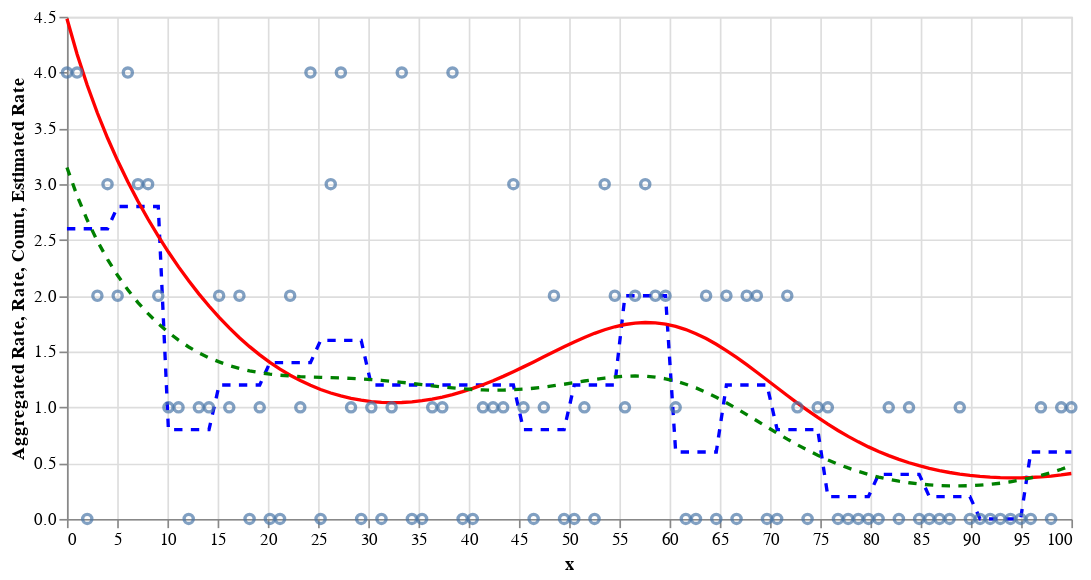

The cell this chart's notebook holds for it:
### Code cell
df_plot['rate_est'] = df_sum['mean'].values

rate = (
  alt.Chart(df_plot)
  .mark_line(color='red')
  .encode(
		x=alt.X('x', title='x'),
		y=alt.Y('rate', title='Rate'),
	)
)

rate_est = (
  alt.Chart(df_plot)
	.mark_line(color='green', strokeDash=[5, 5])  # Changed
	.encode(
		x=alt.X('x', title='x'),
		y=alt.Y('rate_est', title='Estimated Rate'),
	)
)

count = alt.Chart(df_plot).mark_point().encode(
	x=alt.X('x', title='x'),
	y=alt.Y('y', title='Count'),
)

rate_agg = (
  alt.Chart(df_plot)
  .mark_line(color='blue', strokeDash=[5, 5])  # Changed color and added dashed line to distinguish
  .encode(
		x=alt.X('x', title='x'),
		y=alt.Y('rate_agg', title='Aggregated Rate'),
	)
)

(rate_agg + rate + count + rate_est).properties(width=600)

### Figure 1 — Vega-Lite specification as saved in the notebook (floating-point values rounded to 4 significant figures)
{"config": {"view": {"continuousWidth": 300, "continuousHeight": 300}}, "layer": [{"mark": {"type": "line", "color": "blue", "strokeDash": [5, 5]}, "encoding": {"x": {"field": "x", "title": "x", "type": "quantitative"}, "y": {"field": "rate_agg", "title": "Aggregated Rate", "type": "quantitative"}}}, {"mark": {"type": "line", "color": "red"}, "encoding": {"x": {"field": "x", "title": "x", "type": "quantitative"}, "y": {"field": "rate", "title": "Rate", "type": "quantitative"}}}, {"mark": {"type": "point"}, "encoding": {"x": {"field": "x", "title": "x", "type": "quantitative"}, "y": {"field": "y", "title": "Count", "type": "quantitative"}}}, {"mark": {"type": "line", "color": "green", "strokeDash": [5, 5]}, "encoding": {"x": {"field": "x", "title": "x", "type": "quantitative"}, "y": {"field": "rate_est", "title": "Estimated Rate", "type": "quantitative"}}}], "data": {"name": "data-04416d216bf1ef723492d6bd50ef469c"}, "width": 600, "$schema": "https://vega.github.io/schema/vega-lite/v5.8.0.json", "datasets": {"data-04416d216bf1ef723492d6bd50ef469c": [{"x": 0.0, "log_exposure": 1.0, "f": 0.5, "rate": 4.482, "y": 4, "y_agg": 13, "N": 5, "rate_agg": 2.6, "rate_est": 3.149}, {"x": 1.01, "log_exposure": 0.9039, "f": 0.5227, "rate": 4.165, "y": 4, "y_agg": 13, "N": 5, "rate_agg": 2.6, "rate_est": 2.895}, {"x": 2.02, "log_exposure": 0.8171, "f": 0.5403, "rate": 3.886, "y": 0, "y_agg": 13, "N": 5, "rate_agg": 2.6, "rate_est": 2.678}, {"x": 3.03, "log_exposure": 0.7386, "f": 0.5527, "rate": 3.637, "y": 2, "y_agg": 13, "N": 5, "rate_agg": 2.6, "rate_est": 2.49}, {"x": 4.04, "log_exposure": 0.6676, "f": 0.5601, "rate": 3.413, "y": 3, "y_agg": 13, "N": 5, "rate_agg": 2.6, "rate_est": 2.326}, {"x": 5.051, "log_exposure": 0.6035, "f": 0.5625, "rate": 3.209, "y": 2, "y_agg": 14, "N": 5, "rate_agg": 2.8, "rate_est": 2.181}, {"x": 6.061, "log_exposure": 0.5455, "f": 0.5602, "rate": 3.021, "y": 4, "y_agg": 14, "N": 5, "rate_agg": 2.8, "rate_est": 2.053}, {"x": 7.071, "log_exposure": 0.4931, "f": 0.5532, "rate": 2.847, "y": 3, "y_agg": 14, "N": 5, "rate_agg": 2.8, "rate_est": 1.939}, {"x": 8.081, "log_exposure": 0.4457, "f": 0.542, "rate": 2.685, "y": 3, "y_agg": 14, "N": 5, "rate_agg": 2.8, "rate_est": 1.839}, {"x": 9.091, "log_exposure": 0.4029, "f": 0.5268, "rate": 2.534, "y": 2, "y_agg": 14, "N": 5, "rate_agg": 2.8, "rate_est": 1.749}, {"x": 10.1, "log_exposure": 0.3642, "f": 0.5078, "rate": 2.392, "y": 1, "y_agg": 4, "N": 5, "rate_agg": 0.8, "rate_est": 1.671}, {"x": 11.11, "log_exposure": 0.3292, "f": 0.4855, "rate": 2.259, "y": 1, "y_agg": 4, "N": 5, "rate_agg": 0.8, "rate_est": 1.602}, {"x": 12.12, "log_exposure": 0.2976, "f": 0.4603, "rate": 2.134, "y": 0, "y_agg": 4, "N": 5, "rate_agg": 0.8, "rate_est": 1.541}, {"x": 13.13, "log_exposure": 0.269, "f": 0.4326, "rate": 2.017, "y": 1, "y_agg": 4, "N": 5, "rate_agg": 0.8, "rate_est": 1.489}, {"x": 14.14, "log_exposure": 0.2431, "f": 0.4028, "rate": 1.908, "y": 1, "y_agg": 4, "N": 5, "rate_agg": 0.8, "rate_est": 1.444}, {"x": 15.15, "log_exposure": 0.2198, "f": 0.3714, "rate": 1.806, "y": 2, "y_agg": 6, "N": 5, "rate_agg": 1.2, "rate_est": 1.407}, {"x": 16.16, "log_exposure": 0.1987, "f": 0.3388, "rate": 1.712, "y": 1, "y_agg": 6, "N": 5, "rate_agg": 1.2, "rate_est": 1.375}, {"x": 17.17, "log_exposure": 0.1796, "f": 0.3055, "rate": 1.624, "y": 2, "y_agg": 6, "N": 5, "rate_agg": 1.2, "rate_est": 1.349}, {"x": 18.18, "log_exposure": 0.1623, "f": 0.272, "rate": 1.544, "y": 0, "y_agg": 6, "N": 5, "rate_agg": 1.2, "rate_est": 1.327}, {"x": 19.19, "log_exposure": 0.1467, "f": 0.2388, "rate": 1.47, "y": 1, "y_agg": 6, "N": 5, "rate_agg": 1.2, "rate_est": 1.311}, {"x": 20.2, "log_exposure": 0.1326, "f": 0.2062, "rate": 1.403, "y": 0, "y_agg": 7, "N": 5, "rate_agg": 1.4, "rate_est": 1.298}, {"x": 21.21, "log_exposure": 0.1199, "f": 0.1748, "rate": 1.343, "y": 0, "y_agg": 7, "N": 5, "rate_agg": 1.4, "rate_est": 1.288}, {"x": 22.22, "log_exposure": 0.1084, "f": 0.1449, "rate": 1.288, "y": 2, "y_agg": 7, "N": 5, "rate_agg": 1.4, "rate_est": 1.281}, {"x": 23.23, "log_exposure": 0.09796, "f": 0.117, "rate": 1.24, "y": 1, "y_agg": 7, "N": 5, "rate_agg": 1.4, "rate_est": 1.275}, {"x": 24.24, "log_exposure": 0.08855, "f": 0.09141, "rate": 1.197, "y": 4, "y_agg": 7, "N": 5, "rate_agg": 1.4, "rate_est": 1.272}, {"x": 25.25, "log_exposure": 0.08004, "f": 0.06845, "rate": 1.16, "y": 0, "y_agg": 8, "N": 5, "rate_agg": 1.6, "rate_est": 1.269}, {"x": 26.26, "log_exposure": 0.07235, "f": 0.04843, "rate": 1.128, "y": 3, "y_agg": 8, "N": 5, "rate_agg": 1.6, "rate_est": 1.266}, {"x": 27.27, "log_exposure": 0.0654, "f": 0.03161, "rate": 1.102, "y": 4, "y_agg": 8, "N": 5, "rate_agg": 1.6, "rate_est": 1.263}, {"x": 28.28, "log_exposure": 0.05911, "f": 0.01822, "rate": 1.08, "y": 1, "y_agg": 8, "N": 5, "rate_agg": 1.6, "rate_est": 1.259}, {"x": 29.29, "log_exposure": 0.05343, "f": 0.008411, "rate": 1.064, "y": 0, "y_agg": 8, "N": 5, "rate_agg": 1.6, "rate_est": 1.254}, {"x": 30.3, "log_exposure": 0.0483, "f": 0.002319, "rate": 1.052, "y": 1, "y_agg": 6, "N": 5, "rate_agg": 1.2, "rate_est": 1.249}, {"x": 31.31, "log_exposure": 0.04366, "f": 1.981e-05, "rate": 1.045, "y": 0, "y_agg": 6, "N": 5, "rate_agg": 1.2, "rate_est": 1.242}, {"x": 32.32, "log_exposure": 0.03947, "f": 0.001542, "rate": 1.042, "y": 1, "y_agg": 6, "N": 5, "rate_agg": 1.2, "rate_est": 1.233}, {"x": 33.33, "log_exposure": 0.03567, "f": 0.006867, "rate": 1.043, "y": 4, "y_agg": 6, "N": 5, "rate_agg": 1.2, "rate_est": 1.224}, {"x": 34.34, "log_exposure": 0.03225, "f": 0.01593, "rate": 1.049, "y": 0, "y_agg": 6, "N": 5, "rate_agg": 1.2, "rate_est": 1.214}, {"x": 35.35, "log_exposure": 0.02915, "f": 0.0286, "rate": 1.059, "y": 0, "y_agg": 6, "N": 5, "rate_agg": 1.2, "rate_est": 1.203}, {"x": 36.36, "log_exposure": 0.02635, "f": 0.04474, "rate": 1.074, "y": 1, "y_agg": 6, "N": 5, "rate_agg": 1.2, "rate_est": 1.193}, {"x": 37.37, "log_exposure": 0.02382, "f": 0.06412, "rate": 1.092, "y": 1, "y_agg": 6, "N": 5, "rate_agg": 1.2, "rate_est": 1.183}, {"x": 38.38, "log_exposure": 0.02153, "f": 0.08651, "rate": 1.114, "y": 4, "y_agg": 6, "N": 5, "rate_agg": 1.2, "rate_est": 1.174}, {"x": 39.39, "log_exposure": 0.01946, "f": 0.1116, "rate": 1.14, "y": 0, "y_agg": 6, "N": 5, "rate_agg": 1.2, "rate_est": 1.166}, {"x": 40.4, "log_exposure": 0.01759, "f": 0.1391, "rate": 1.17, "y": 0, "y_agg": 6, "N": 5, "rate_agg": 1.2, "rate_est": 1.16}, {"x": 41.41, "log_exposure": 0.0159, "f": 0.1686, "rate": 1.203, "y": 1, "y_agg": 6, "N": 5, "rate_agg": 1.2, "rate_est": 1.156}, {"x": 42.42, "log_exposure": 0.01437, "f": 0.1997, "rate": 1.239, "y": 1, "y_agg": 6, "N": 5, "rate_agg": 1.2, "rate_est": 1.154}, {"x": 43.43, "log_exposure": 0.01299, "f": 0.2321, "rate": 1.278, "y": 1, "y_agg": 6, "N": 5, "rate_agg": 1.2, "rate_est": 1.154}, {"x": 44.44, "log_exposure": 0.01174, "f": 0.2652, "rate": 1.319, "y": 3, "y_agg": 6, "N": 5, "rate_agg": 1.2, "rate_est": 1.158}, {"x": 45.45, "log_exposure": 0.01062, "f": 0.2987, "rate": 1.363, "y": 1, "y_agg": 4, "N": 5, "rate_agg": 0.8, "rate_est": 1.163}, {"x": 46.46, "log_exposure": 0.009595, "f": 0.3321, "rate": 1.407, "y": 0, "y_agg": 4, "N": 5, "rate_agg": 0.8, "rate_est": 1.171}, {"x": 47.47, "log_exposure": 0.008674, "f": 0.3648, "rate": 1.453, "y": 1, "y_agg": 4, "N": 5, "rate_agg": 0.8, "rate_est": 1.181}, {"x": 48.48, "log_exposure": 0.00784, "f": 0.3965, "rate": 1.498, "y": 2, "y_agg": 4, "N": 5, "rate_agg": 0.8, "rate_est": 1.194}, {"x": 49.49, "log_exposure": 0.007087, "f": 0.4267, "rate": 1.543, "y": 0, "y_agg": 4, "N": 5, "rate_agg": 0.8, "rate_est": 1.207}, {"x": 50.51, "log_exposure": 0.006406, "f": 0.4549, "rate": 1.586, "y": 0, "y_agg": 6, "N": 5, "rate_agg": 1.2, "rate_est": 1.221}, {"x": 51.52, "log_exposure": 0.005791, "f": 0.4806, "rate": 1.626, "y": 1, "y_agg": 6, "N": 5, "rate_agg": 1.2, "rate_est": 1.236}, {"x": 52.53, "log_exposure": 0.005234, "f": 0.5035, "rate": 1.663, "y": 0, "y_agg": 6, "N": 5, "rate_agg": 1.2, "rate_est": 1.25}, {"x": 53.54, "log_exposure": 0.004731, "f": 0.5232, "rate": 1.695, "y": 3, "y_agg": 6, "N": 5, "rate_agg": 1.2, "rate_est": 1.262}, {"x": 54.55, "log_exposure": 0.004277, "f": 0.5392, "rate": 1.722, "y": 2, "y_agg": 6, "N": 5, "rate_agg": 1.2, "rate_est": 1.272}, {"x": 55.56, "log_exposure": 0.003866, "f": 0.5513, "rate": 1.742, "y": 1, "y_agg": 10, "N": 5, "rate_agg": 2.0, "rate_est": 1.279}, {"x": 56.57, "log_exposure": 0.003494, "f": 0.5591, "rate": 1.755, "y": 2, "y_agg": 10, "N": 5, "rate_agg": 2.0, "rate_est": 1.281}, {"x": 57.58, "log_exposure": 0.003159, "f": 0.5624, "rate": 1.76, "y": 3, "y_agg": 10, "N": 5, "rate_agg": 2.0, "rate_est": 1.279}, {"x": 58.59, "log_exposure": 0.002855, "f": 0.561, "rate": 1.757, "y": 2, "y_agg": 10, "N": 5, "rate_agg": 2.0, "rate_est": 1.27}, {"x": 59.6, "log_exposure": 0.002581, "f": 0.5546, "rate": 1.746, "y": 2, "y_agg": 10, "N": 5, "rate_agg": 2.0, "rate_est": 1.256}, {"x": 60.61, "log_exposure": 0.002333, "f": 0.5432, "rate": 1.726, "y": 1, "y_agg": 3, "N": 5, "rate_agg": 0.6, "rate_est": 1.235}, {"x": 61.62, "log_exposure": 0.002109, "f": 0.5267, "rate": 1.697, "y": 0, "y_agg": 3, "N": 5, "rate_agg": 0.6, "rate_est": 1.207}, {"x": 62.63, "log_exposure": 0.001906, "f": 0.505, "rate": 1.66, "y": 0, "y_agg": 3, "N": 5, "rate_agg": 0.6, "rate_est": 1.174}, {"x": 63.64, "log_exposure": 0.001723, "f": 0.4783, "rate": 1.616, "y": 2, "y_agg": 3, "N": 5, "rate_agg": 0.6, "rate_est": 1.134}, {"x": 64.65, "log_exposure": 0.001558, "f": 0.4465, "rate": 1.565, "y": 0, "y_agg": 3, "N": 5, "rate_agg": 0.6, "rate_est": 1.09}, {"x": 65.66, "log_exposure": 0.001408, "f": 0.4098, "rate": 1.509, "y": 2, "y_agg": 6, "N": 5, "rate_agg": 1.2, "rate_est": 1.041}, {"x": 66.67, "log_exposure": 0.001273, "f": 0.3684, "rate": 1.447, "y": 0, "y_agg": 6, "N": 5, "rate_agg": 1.2, "rate_est": 0.989}, {"x": 67.68, "log_exposure": 0.00115, "f": 0.3225, "rate": 1.382, "y": 2, "y_agg": 6, "N": 5, "rate_agg": 1.2, "rate_est": 0.935}, {"x": 68.69, "log_exposure": 0.00104, "f": 0.2724, "rate": 1.315, "y": 2, "y_agg": 6, "N": 5, "rate_agg": 1.2, "rate_est": 0.88}, {"x": 69.7, "log_exposure": 0.0009399, "f": 0.2185, "rate": 1.245, "y": 0, "y_agg": 6, "N": 5, "rate_agg": 1.2, "rate_est": 0.824}, {"x": 70.71, "log_exposure": 0.0008496, "f": 0.161, "rate": 1.176, "y": 0, "y_agg": 4, "N": 5, "rate_agg": 0.8, "rate_est": 0.769}, {"x": 71.72, "log_exposure": 0.000768, "f": 0.1004, "rate": 1.106, "y": 2, "y_agg": 4, "N": 5, "rate_agg": 0.8, "rate_est": 0.715}, {"x": 72.73, "log_exposure": 0.0006942, "f": 0.03712, "rate": 1.039, "y": 1, "y_agg": 4, "N": 5, "rate_agg": 0.8, "rate_est": 0.664}, {"x": 73.74, "log_exposure": 0.0006275, "f": -0.02833, "rate": 0.9727, "y": 0, "y_agg": 4, "N": 5, "rate_agg": 0.8, "rate_est": 0.616}, {"x": 74.75, "log_exposure": 0.0005672, "f": -0.09547, "rate": 0.9095, "y": 1, "y_agg": 4, "N": 5, "rate_agg": 0.8, "rate_est": 0.571}, {"x": 75.76, "log_exposure": 0.0005127, "f": -0.1638, "rate": 0.8494, "y": 1, "y_agg": 1, "N": 5, "rate_agg": 0.2, "rate_est": 0.529}, {"x": 76.77, "log_exposure": 0.0004635, "f": -0.2327, "rate": 0.7927, "y": 0, "y_agg": 1, "N": 5, "rate_agg": 0.2, "rate_est": 0.491}, {"x": 77.78, "log_exposure": 0.0004189, "f": -0.3018, "rate": 0.7398, "y": 0, "y_agg": 1, "N": 5, "rate_agg": 0.2, "rate_est": 0.457}, {"x": 78.79, "log_exposure": 0.0003787, "f": -0.3703, "rate": 0.6908, "y": 0, "y_agg": 1, "N": 5, "rate_agg": 0.2, "rate_est": 0.426}, {"x": 79.8, "log_exposure": 0.0003423, "f": -0.4378, "rate": 0.6457, "y": 0, "y_agg": 1, "N": 5, "rate_agg": 0.2, "rate_est": 0.399}, {"x": 80.81, "log_exposure": 0.0003094, "f": -0.5037, "rate": 0.6045, "y": 0, "y_agg": 2, "N": 5, "rate_agg": 0.4, "rate_est": 0.375}, {"x": 81.82, "log_exposure": 0.0002797, "f": -0.5675, "rate": 0.5671, "y": 1, "y_agg": 2, "N": 5, "rate_agg": 0.4, "rate_est": 0.355}, {"x": 82.83, "log_exposure": 0.0002528, "f": -0.6286, "rate": 0.5335, "y": 0, "y_agg": 2, "N": 5, "rate_agg": 0.4, "rate_est": 0.338}, {"x": 83.84, "log_exposure": 0.0002285, "f": -0.6865, "rate": 0.5035, "y": 1, "y_agg": 2, "N": 5, "rate_agg": 0.4, "rate_est": 0.324}, {"x": 84.85, "log_exposure": 0.0002066, "f": -0.7407, "rate": 0.4769, "y": 0, "y_agg": 2, "N": 5, "rate_agg": 0.4, "rate_est": 0.313}, {"x": 85.86, "log_exposure": 0.0001867, "f": -0.7908, "rate": 0.4536, "y": 0, "y_agg": 1, "N": 5, "rate_agg": 0.2, "rate_est": 0.305}, {"x": 86.87, "log_exposure": 0.0001688, "f": -0.8363, "rate": 0.4334, "y": 0, "y_agg": 1, "N": 5, "rate_agg": 0.2, "rate_est": 0.299}, {"x": 87.88, "log_exposure": 0.0001526, "f": -0.8768, "rate": 0.4162, "y": 0, "y_agg": 1, "N": 5, "rate_agg": 0.2, "rate_est": 0.296}, {"x": 88.89, "log_exposure": 0.0001379, "f": -0.9121, "rate": 0.4017, "y": 1, "y_agg": 1, "N": 5, "rate_agg": 0.2, "rate_est": 0.296}, {"x": 89.9, "log_exposure": 0.0001247, "f": -0.9417, "rate": 0.39, "y": 0, "y_agg": 1, "N": 5, "rate_agg": 0.2, "rate_est": 0.298}, {"x": 90.91, "log_exposure": 0.0001127, "f": -0.9654, "rate": 0.3809, "y": 0, "y_agg": 0, "N": 5, "rate_agg": 0.0, "rate_est": 0.303}, {"x": 91.92, "log_exposure": 0.0001019, "f": -0.9831, "rate": 0.3742, "y": 0, "y_agg": 0, "N": 5, "rate_agg": 0.0, "rate_est": 0.31}, {"x": 92.93, "log_exposure": 9.207e-05, "f": -0.9946, "rate": 0.3699, "y": 0, "y_agg": 0, "N": 5, "rate_agg": 0.0, "rate_est": 0.32}, {"x": 93.94, "log_exposure": 8.323e-05, "f": -0.9997, "rate": 0.368, "y": 0, "y_agg": 0, "N": 5, "rate_agg": 0.0, "rate_est": 0.333}, {"x": 94.95, "log_exposure": 7.523e-05, "f": -0.9985, "rate": 0.3685, "y": 0, "y_agg": 0, "N": 5, "rate_agg": 0.0, "rate_est": 0.349}, {"x": 95.96, "log_exposure": 6.8e-05, "f": -0.9909, "rate": 0.3713, "y": 0, "y_agg": 3, "N": 5, "rate_agg": 0.6, "rate_est": 0.368}, {"x": 96.97, "log_exposure": 6.147e-05, "f": -0.977, "rate": 0.3765, "y": 1, "y_agg": 3, "N": 5, "rate_agg": 0.6, "rate_est": 0.39}, {"x": 97.98, "log_exposure": 5.556e-05, "f": -0.9569, "rate": 0.3841, "y": 0, "y_agg": 3, "N": 5, "rate_agg": 0.6, "rate_est": 0.416}, {"x": 98.99, "log_exposure": 5.023e-05, "f": -0.9308, "rate": 0.3942, "y": 1, "y_agg": 3, "N": 5, "rate_agg": 0.6, "rate_est": 0.445}, {"x": 100.0, "log_exposure": 4.54e-05, "f": -0.899, "rate": 0.407, "y": 1, "y_agg": 3, "N": 5, "rate_agg": 0.6, "rate_est": 0.478}]}}
